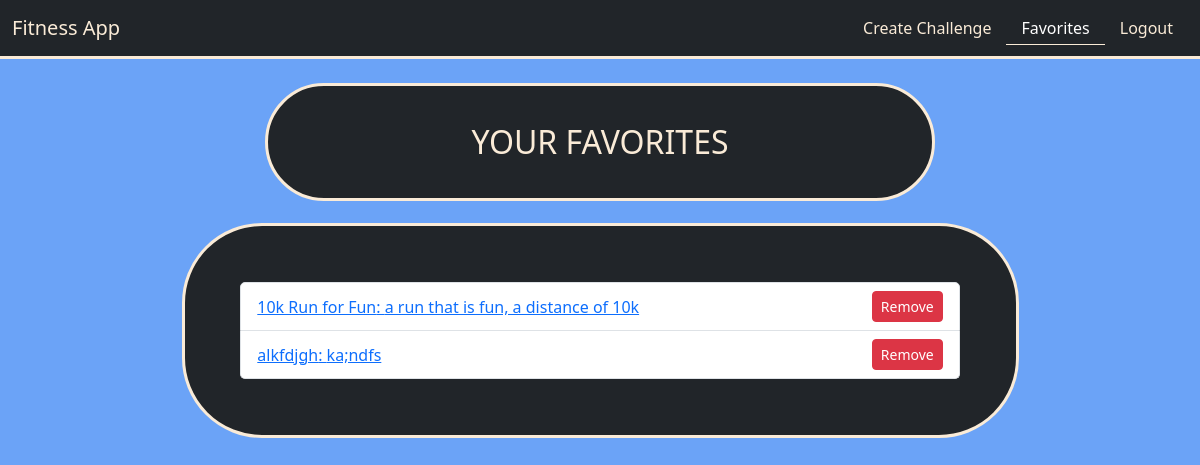
/favorites (signed in), run on the app's committed database.
### models.py (models this page shows)
class Challenge(db.Model):
    id = db.Column(db.Integer, primary_key=True)
    user_id = db.Column(db.Integer, db.ForeignKey('user.id'), nullable=True)
    challenge_type = db.Column(db.String(80), nullable=False)
    image = db.Column(db.String(200), nullable=True)
    description = db.Column(db.Text, nullable=False)
    tags = db.Column(db.String(200), nullable=True)
    created_at = db.Column(db.DateTime, default=func.now())
    goals = db.relationship('Goal', backref='challenge', lazy=True, cascade="all, delete-orphan")
    badges = db.relationship('ChallengeBadge', backref='challenge', lazy=True, cascade="all, delete-orphan")
    chat_messages = db.relationship('ChatMessage', backref='challenge', lazy=True, cascade="all, delete-orphan")
    statuses = db.relationship('UserChallengeStatus', backref='challenge', lazy=True, cascade="all, delete-orphan")
    completions = db.relationship('CompletedChallenge', backref='challenge', lazy=True, cascade="all, delete-orphan")
    favorites = db.relationship('Favorite', backref='challenge', lazy=True, cascade="all, delete-orphan")

### routes/user_routes.py (the view)
@user_bp.route('/favorites')
def favorites():
    if 'user_id' not in session:
        flash('Please log in.')
        return redirect(url_for('user_bp.login'))
    favs = Favorite.query.filter_by(user_id=session['user_id']).all()
    challenges = [fav.challenge for fav in favs]
    return render_template('favorites.html', challenges=challenges)

### templates/favorites.html
{% extends "layout.html" %}
{% block content %}
  <div class="container titles">
    <p class="headers">YOUR FAVORITES</p>
  </div>
  <div class="card content gap border-3">
    <ul class="list-group">
        {% for challenge in challenges %}
            <li class="list-group-item d-flex justify-content-between align-items-center">
                <a href="{{ url_for('challenge_bp.challenge', challenge_id=challenge.id) }}">
                    {{ challenge.challenge_type }}: {{ challenge.description }}
                </a>
                <form method="post" action="{{ url_for('challenge_bp.remove_from_favorites', challenge_id=challenge.id) }}">
                    <button type="submit" class="btn btn-sm btn-danger">Remove</button>
                </form>
            </li>
        {% endfor %}
    </ul>
</div>
{% endblock %}

### static/css/main.css (style rules this page uses)
body { background-color:rgb(107, 163, 247); }
.titles { color: antiquewhite; margin: auto; width: 60%; background-color: #212529; border-style: solid; border-color: antiquewhite; border-radius: 5em; }
.titles .headers { padding: 5%; margin: auto; text-align: center; font-size: 2em; }
.content { color: antiquewhite; padding: 5%; margin: 2% auto; width: 75%; background-color: #212529; border-style: solid; border-color: antiquewhite; border-radius: 5em; }

### data on the page
Challenge: challenge_type "10k Run for Fun", description "a run that is fun, a distance of 10k"
Challenge: challenge_type "alkfdjgh", description "ka;ndfs"
